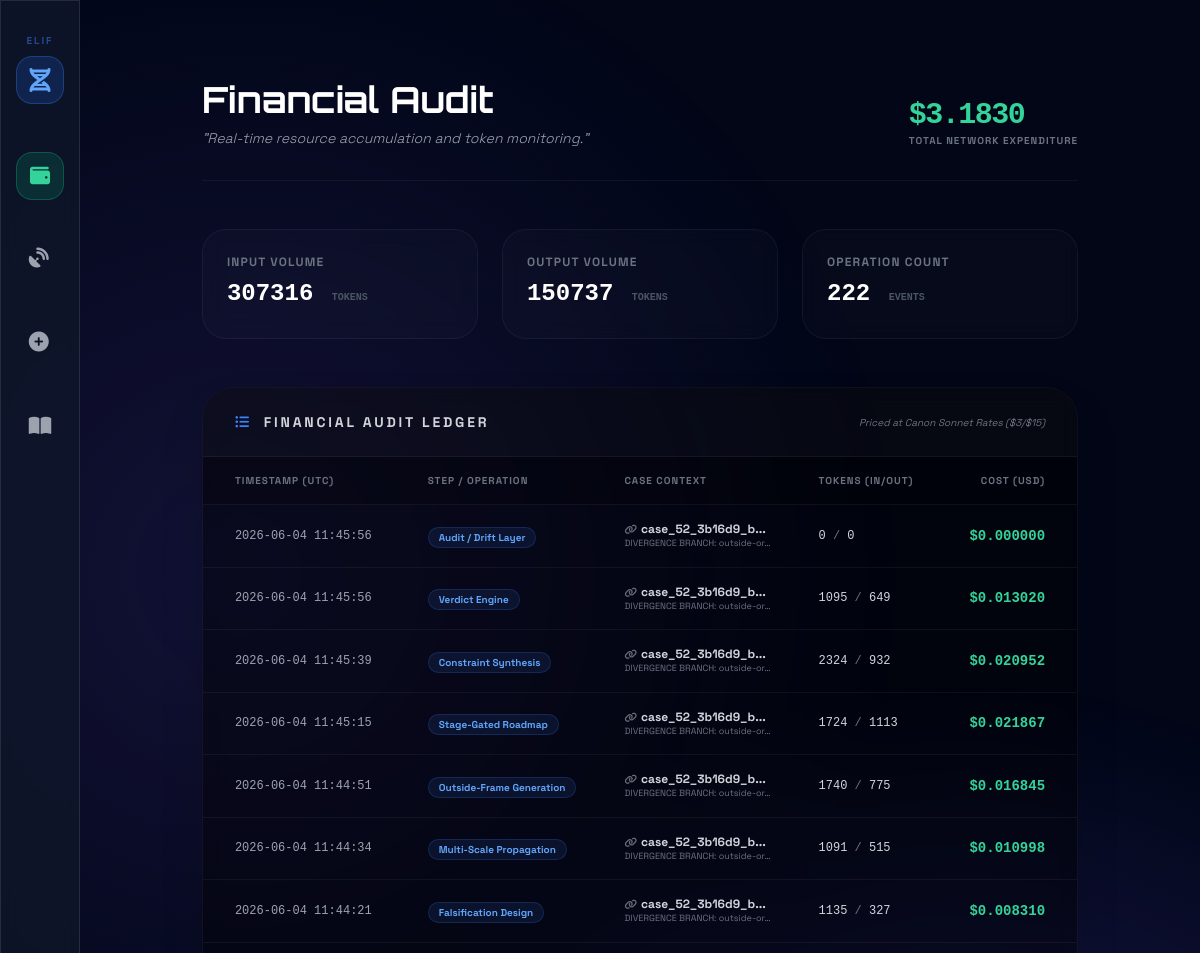
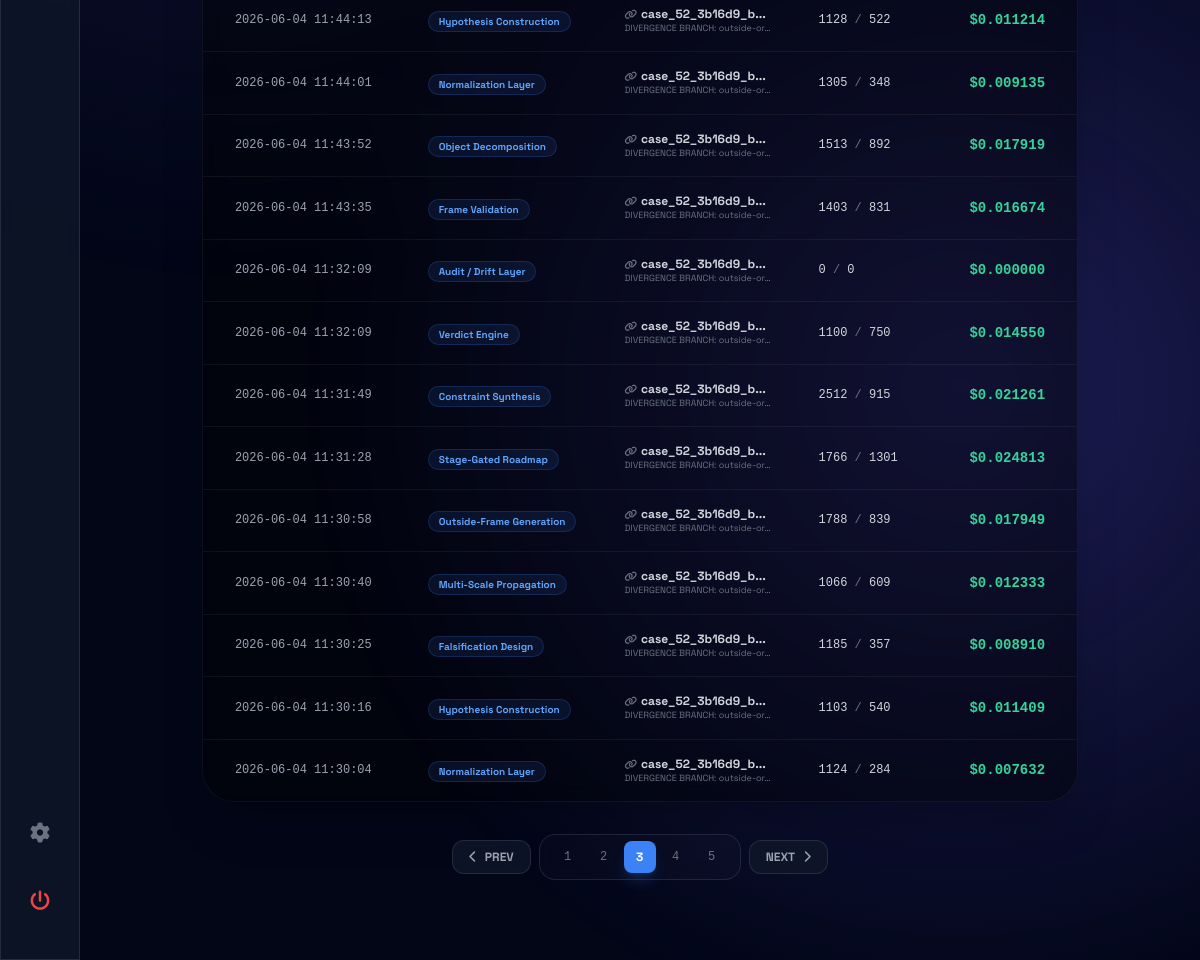
Screenshot of /spend/?page=3 (signed in) with the database file from the repository (2 pictures, top to bottom).
### discovery/models.py (models this page shows, shortened)
class SpendRecord(models.Model):
    inquiry = models.ForeignKey(Inquiry, on_delete=models.SET_NULL, null=True, blank=True, related_name='spend_records')
    step_name = models.CharField(max_length=100, help_text="The ELIF reasoning step (e.g. Frame Validator)")
    model_id = models.CharField(max_length=100)
    input_tokens = models.IntegerField(default=0)
    output_tokens = models.IntegerField(default=0)
    cost_usd = models.DecimalField(max_digits=10, decimal_places=6, default=0.0)
    timestamp = models.DateTimeField(auto_now_add=True)

class Inquiry(models.Model):
    id = models.UUIDField(primary_key=True, default=uuid.uuid4, editable=False)
    case_id = models.CharField(max_length=100, default=uuid.uuid4)
    topic = models.CharField(max_length=255, default="General", help_text="The thematic folder/category for this inquiry.")
    core_question = models.TextField(help_text="The original input frame.")
    current_question_state = models.TextField(blank=True, help_text="The evolved inquiry state.")
    parent_inquiry = models.ForeignKey('self', on_delete=models.SET_NULL, null=True, blank=True, related_name='children')
    branch_name = models.CharField(max_length=255, blank=True, help_text="The name of the trajectory this branch represents.")
    divergences = models.JSONField(default=list, help_text="First-class inquiry forks / competing futures.")
    assumptions = models.JSONField(default=list, help_text="Load-bearing assumptions surfaced by Step 3.")
    evidence_map = models.JSONField(default=dict)
    hypothesis_set = models.JSONField(default=dict, help_text="Active and falsified possibilities.")
    solution_families = models.JSONField(default=list, help_text="Competing solution architectures (Pluralism).")
    unresolved_zones = models.JSONField(default=list, help_text="Residual Darkness / Regulatory uncertainty (The One).")
    constraints = models.JSONField(default=list)
    history_log = models.JSONField(default=list, help_text="Traceable audit of all cognitive mutations.")
    confidence_evolution = models.JSONField(default=list)
    stability_evolution = models.JSONField(default=list)
    current_status_msg = models.CharField(max_length=255, default="Initializing Engine...", blank=True)
    status = models.CharField(max_length=20, default="PENDING", choices=[
        ("PENDING", "Pending"),
        ("RUNNING", "Running"),
        ("COMPLETED", "Completed"),
        ("FAILED", "Failed"),
        ("REFUSED", "Refused"),
    ])
    final_verdict = models.CharField(max_length=100, blank=True, null=True)
    current_frame = models.JSONField(default=dict)
    state_data = models.JSONField(default=dict)
    created_at = models.DateTimeField(auto_now_add=True)
    updated_at = models.DateTimeField(auto_now=True)

### discovery/views.py (the view)
# urls.py: path('spend/', views.spend_history, name='spend_history'),
@login_required
def spend_history(request):
    records_list = SpendRecord.objects.all().order_by("-timestamp")
    paginator = Paginator(records_list, 20)
    page_number = request.GET.get('page')
    records = paginator.get_page(page_number)
    total_cost = records_list.aggregate(Sum('cost_usd'))['cost_usd__sum'] or 0.0
    total_tokens = records_list.aggregate(Sum('input_tokens'), Sum('output_tokens'))
    context = {
        "records": records,
        "total_cost": total_cost,
        "total_input_tokens": total_tokens['input_tokens__sum'] or 0,
        "total_output_tokens": total_tokens['output_tokens__sum'] or 0,
    }
    return render(request, "discovery/spend_history.html", context)

### discovery/context_processors.py (called while the page is built)
def system_settings(request):
    return {
        'system_settings': SystemSettings.get_settings()
    }

### templates/discovery/spend_history.html (shortened to what this page needs)
{% extends "base.html" %}
{% block content %}
<div class="max-w-7xl mx-auto px-4 md:px-6 py-6 md:py-12 animate-in fade-in slide-in-from-bottom-4 duration-700">
    <header class="flex flex-col md:flex-row justify-between items-center md:items-end mb-12 border-b border-white/5 pb-8 space-y-6 md:space-y-0 text-center md:text-left">
        <div class="w-full md:w-auto">
            <h1 class="text-3xl md:text-4xl font-bold text-white mb-2 planet-nav">Financial Audit</h1>
            <p class="text-xs md:text-sm text-gray-400 font-light italic">"Real-time resource accumulation and token monitoring."</p>
        </div>
        <div class="w-full md:w-auto">
            <div class="text-2xl md:text-3xl font-bold text-emerald-400 font-mono tracking-tighter">${{ total_cost|stringformat:".4f" }}</div>
            <div class="text-[10px] text-gray-500 uppercase tracking-widest font-bold">Total Network Expenditure</div>
        </div>
    </header>
    <div class="grid grid-cols-1 md:grid-cols-3 gap-6 mb-12">
        <div class="glass p-6 rounded-3xl border-white/5 bg-white/[0.02]">
            <div class="text-xs text-gray-500 uppercase tracking-widest font-bold mb-2">Input Volume</div>
            <div class="text-2xl font-bold text-white font-mono">{{ total_input_tokens }} <span class="text-[10px] text-gray-600 ml-1">TOKENS</span></div>
        </div>
        <div class="glass p-6 rounded-3xl border-white/5 bg-white/[0.02]">
            <div class="text-xs text-gray-500 uppercase tracking-widest font-bold mb-2">Output Volume</div>
            <div class="text-2xl font-bold text-white font-mono">{{ total_output_tokens }} <span class="text-[10px] text-gray-600 ml-1">TOKENS</span></div>
        </div>
        <div class="glass p-6 rounded-3xl border-white/5 bg-white/[0.02]">
            <div class="text-xs text-gray-500 uppercase tracking-widest font-bold mb-2">Operation Count</div>
            <div class="text-2xl font-bold text-white font-mono">{{ records.paginator.count }} <span class="text-[10px] text-gray-600 ml-1">EVENTS</span></div>
        </div>
    </div>
    <div class="glass rounded-[2rem] border-white/5 bg-black/40 shadow-2xl overflow-hidden">
        <div class="px-8 py-6 border-b border-white/5 bg-white/[0.02] flex justify-between items-center">
            <h5 class="text-sm font-bold text-gray-300 uppercase tracking-[0.2em]"><i class="fa-solid fa-list-ul mr-3 text-blue-500"></i>Financial Audit Ledger</h5>
            <div class="text-[10px] text-gray-500 italic">Priced at Canon Sonnet Rates ($3/$15)</div>
        </div>
        <div class="overflow-x-auto">
            <table class="w-full text-left border-collapse">
                <thead>
                    <tr class="text-[10px] text-gray-500 uppercase tracking-widest bg-black/20">
                        <th class="px-8 py-4 font-bold border-b border-white/5">Timestamp (UTC)</th>
                        <th class="px-6 py-4 font-bold border-b border-white/5">Step / Operation</th>
                        <th class="px-6 py-4 font-bold border-b border-white/5">Case Context</th>
                        <th class="px-6 py-4 font-bold border-b border-white/5">Tokens (In/Out)</th>
                        <th class="px-8 py-4 font-bold border-b border-white/5 text-right">Cost (USD)</th>
                    </tr>
                </thead>
                <tbody class="divide-y divide-white/5">
                    {% for record in records %}
                    <tr class="hover:bg-white/[0.02] transition-colors group">
                        <td class="px-8 py-4 text-xs text-gray-400 font-mono">{{ record.timestamp|date:"Y-m-d H:i:s" }}</td>
                        <td class="px-6 py-4">
                            <span class="inline-flex items-center px-2.5 py-0.5 rounded-full text-[10px] font-bold bg-blue-500/10 text-blue-400 border border-blue-500/20">
                                {{ record.step_name }}
                            </span>
                        </td>
                        <td class="px-6 py-4">
                            {% if record.inquiry %}
                                <div class="flex flex-col">
                                    <a href="{% url 'discovery:room_view' record.inquiry.pk 'DISCOVERY' %}" class="text-xs text-gray-300 hover:text-blue-400 transition-colors font-bold">
                                        <i class="fa-solid fa-link text-[10px] mr-1 opacity-50"></i>{{ record.inquiry.case_id|slice:":16" }}...
                                    </a>
                                    <span class="text-[9px] text-gray-500 truncate max-w-[150px]" title="{{ record.inquiry.core_question }}">
                                        {{ record.inquiry.core_question|truncatechars:30 }}
                                    </span>
                                </div>
                            {% else %}
                                <span class="text-xs text-gray-600 italic">Global/Orphan</span>
                            {% endif %}
                        </td>
                        <td class="px-6 py-4 text-xs font-mono text-gray-500">
                            <span class="text-gray-300">{{ record.input_tokens }}</span> / <span class="text-gray-300">{{ record.output_tokens }}</span>
                        </td>
                        <td class="px-8 py-4 text-right text-sm font-bold text-emerald-400 font-mono">
                            <span title="In: ${{ record.input_tokens }} x Rate | Out: ${{ record.output_tokens }} x Rate">
                                ${{ record.cost_usd|stringformat:".6f" }}
                            </span>
                        </td>
                    </tr>
                    {% endfor %}
                </tbody>
            </table>
        </div>
    </div>
    {% if records.has_other_pages %}
    <div class="mt-8 flex justify-center items-center space-x-2">
        {% if records.has_previous %}
            <a href="?page={{ records.previous_page_number }}" class="glass px-4 py-2 rounded-xl text-xs font-bold text-gray-400 hover:text-white transition-all">
                <i class="fa-solid fa-chevron-left mr-2"></i>PREV
            </a>
        {% endif %}
        <div class="flex items-center space-x-1 glass px-3 py-1.5 rounded-2xl bg-white/[0.02]">
            {% for i in records.paginator.page_range %}
                {% if records.number == i %}
                    <span class="w-8 h-8 flex items-center justify-center rounded-lg bg-blue-500 text-white text-xs font-bold shadow-lg shadow-blue-500/20">
                        {{ i }}
                    </span>
                {% elif i > records.number|add:'-3' and i < records.number|add:'3' %}
                    <a href="?page={{ i }}" class="w-8 h-8 flex items-center justify-center rounded-lg text-gray-500 hover:bg-white/5 hover:text-white transition-all text-xs font-mono">
                        {{ i }}
                    </a>
                {% endif %}
            {% endfor %}
        </div>
        {% if records.has_next %}
            <a href="?page={{ records.next_page_number }}" class="glass px-4 py-2 rounded-xl text-xs font-bold text-gray-400 hover:text-white transition-all">
                NEXT<i class="fa-solid fa-chevron-right ml-2"></i>
            </a>
        {% endif %}
    </div>
    {% endif %}
</div>
{% endblock %}

### templates/base.html (style rules this page uses)
body { background-color: #020617; color: #f8fafc; font-family: 'Space Grotesk', sans-serif; overflow-x: hidden; }
.glass { background: rgba(15, 23, 42, 0.8); backdrop-filter: blur(10px); border: 1px solid rgba(255, 255, 255, 0.1); }
.planet-nav { font-family: 'Orbitron', sans-serif; }

### rows the page displays
SpendRecord: timestamp "2026-06-04 11:45:56", step_name "Audit / Drift Layer", inquiry.case_id "case_52_3b16d9_b", inquiry.core_question "DIVERGENCE BRANCH: outside-or…", input_tokens "0", output_tokens "0", cost_usd "0.000000"
SpendRecord: timestamp "2026-06-04 11:45:56", step_name "Verdict Engine", inquiry.case_id "case_52_3b16d9_b", inquiry.core_question "DIVERGENCE BRANCH: outside-or…", input_tokens "1095", output_tokens "649", cost_usd "0.013020"
SpendRecord: timestamp "2026-06-04 11:45:39", step_name "Constraint Synthesis", inquiry.case_id "case_52_3b16d9_b", inquiry.core_question "DIVERGENCE BRANCH: outside-or…", input_tokens "2324", output_tokens "932", cost_usd "0.020952"
SpendRecord: timestamp "2026-06-04 11:45:15", step_name "Stage-Gated Roadmap", inquiry.case_id "case_52_3b16d9_b", inquiry.core_question "DIVERGENCE BRANCH: outside-or…", input_tokens "1724", output_tokens "1113", cost_usd "0.021867"
SpendRecord: timestamp "2026-06-04 11:44:51", step_name "Outside-Frame Generation", inquiry.case_id "case_52_3b16d9_b", inquiry.core_question "DIVERGENCE BRANCH: outside-or…", input_tokens "1740", output_tokens "775", cost_usd "0.016845"
SpendRecord: timestamp "2026-06-04 11:44:34", step_name "Multi-Scale Propagation", inquiry.case_id "case_52_3b16d9_b", inquiry.core_question "DIVERGENCE BRANCH: outside-or…", input_tokens "1091", output_tokens "515", cost_usd "0.010998"
SpendRecord: timestamp "2026-06-04 11:44:21", step_name "Falsification Design", inquiry.case_id "case_52_3b16d9_b", inquiry.core_question "DIVERGENCE BRANCH: outside-or…", input_tokens "1135", output_tokens "327", cost_usd "0.008310"
SpendRecord: timestamp "2026-06-04 11:44:13", step_name "Hypothesis Construction", inquiry.case_id "case_52_3b16d9_b", inquiry.core_question "DIVERGENCE BRANCH: outside-or…", input_tokens "1128", output_tokens "522", cost_usd "0.011214"
SpendRecord: timestamp "2026-06-04 11:44:01", step_name "Normalization Layer", inquiry.case_id "case_52_3b16d9_b", inquiry.core_question "DIVERGENCE BRANCH: outside-or…", input_tokens "1305", output_tokens "348", cost_usd "0.009135"
SpendRecord: timestamp "2026-06-04 11:43:52", step_name "Object Decomposition", inquiry.case_id "case_52_3b16d9_b", inquiry.core_question "DIVERGENCE BRANCH: outside-or…", input_tokens "1513", output_tokens "892", cost_usd "0.017919"
SpendRecord: timestamp "2026-06-04 11:43:35", step_name "Frame Validation", inquiry.case_id "case_52_3b16d9_b", inquiry.core_question "DIVERGENCE BRANCH: outside-or…", input_tokens "1403", output_tokens "831", cost_usd "0.016674"
SpendRecord: timestamp "2026-06-04 11:32:09", step_name "Audit / Drift Layer", inquiry.case_id "case_52_3b16d9_b", inquiry.core_question "DIVERGENCE BRANCH: outside-or…", input_tokens "0", output_tokens "0", cost_usd "0.000000"
SpendRecord: timestamp "2026-06-04 11:32:09", step_name "Verdict Engine", inquiry.case_id "case_52_3b16d9_b", inquiry.core_question "DIVERGENCE BRANCH: outside-or…", input_tokens "1100", output_tokens "750", cost_usd "0.014550"
SpendRecord: timestamp "2026-06-04 11:31:49", step_name "Constraint Synthesis", inquiry.case_id "case_52_3b16d9_b", inquiry.core_question "DIVERGENCE BRANCH: outside-or…", input_tokens "2512", output_tokens "915", cost_usd "0.021261"
SpendRecord: timestamp "2026-06-04 11:31:28", step_name "Stage-Gated Roadmap", inquiry.case_id "case_52_3b16d9_b", inquiry.core_question "DIVERGENCE BRANCH: outside-or…", input_tokens "1766", output_tokens "1301", cost_usd "0.024813"
SpendRecord: timestamp "2026-06-04 11:30:58", step_name "Outside-Frame Generation", inquiry.case_id "case_52_3b16d9_b", inquiry.core_question "DIVERGENCE BRANCH: outside-or…", input_tokens "1788", output_tokens "839", cost_usd "0.017949"
SpendRecord: timestamp "2026-06-04 11:30:40", step_name "Multi-Scale Propagation", inquiry.case_id "case_52_3b16d9_b", inquiry.core_question "DIVERGENCE BRANCH: outside-or…", input_tokens "1066", output_tokens "609", cost_usd "0.012333"
SpendRecord: timestamp "2026-06-04 11:30:25", step_name "Falsification Design", inquiry.case_id "case_52_3b16d9_b", inquiry.core_question "DIVERGENCE BRANCH: outside-or…", input_tokens "1185", output_tokens "357", cost_usd "0.008910"
SpendRecord: timestamp "2026-06-04 11:30:16", step_name "Hypothesis Construction", inquiry.case_id "case_52_3b16d9_b", inquiry.core_question "DIVERGENCE BRANCH: outside-or…", input_tokens "1103", output_tokens "540", cost_usd "0.011409"
SpendRecord: timestamp "2026-06-04 11:30:04", step_name "Normalization Layer", inquiry.case_id "case_52_3b16d9_b", inquiry.core_question "DIVERGENCE BRANCH: outside-or…", input_tokens "1124", output_tokens "284", cost_usd "0.007632"

### other values shown
{{ total_cost|stringformat:".4f" }} "3.1830"
{{ total_input_tokens }} "307316"
{{ total_output_tokens }} "150737"
{{ records.paginator.count }} "222"
{{ i }} "1" "2" "4" "5"
{{ i }} "3"
